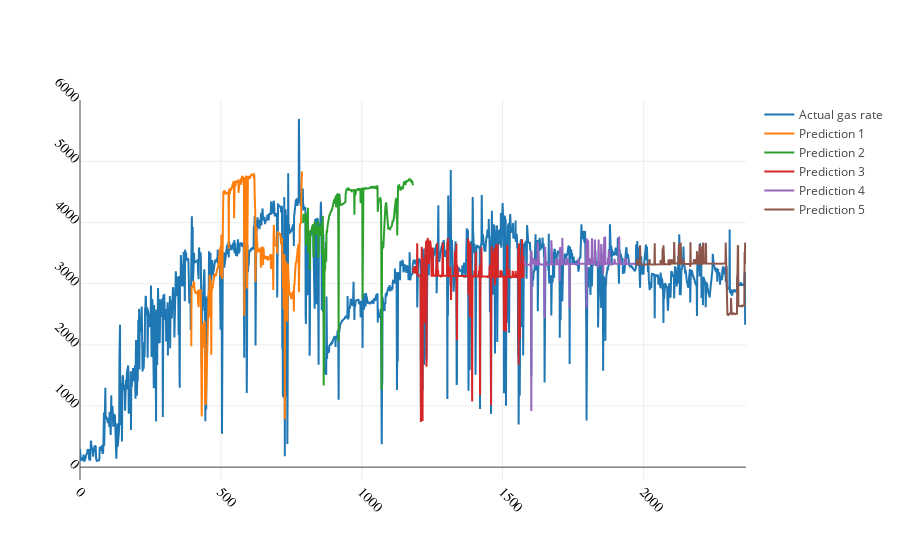

The cell this chart's notebook holds for it:
### Code cell
trace0 = go.Scatter(x = a[0], y = b[0].reshape(-1,), name = "Prediction 1")
trace1 = go.Scatter(x = a[1], y = b[1].reshape(-1,), name = "Prediction 2")
trace2 = go.Scatter(x = a[2], y = b[2].reshape(-1,), name = "Prediction 3")
trace3 = go.Scatter(x = a[3], y = b[3].reshape(-1,), name = "Prediction 4")
trace4 = go.Scatter(x = a[4], y = b[4].reshape(-1,), name = "Prediction 5")
trace5 = go.Scatter(x = np.arange(len(y_train)), y = scaler_y.inverse_transform(y_train).reshape(-1,),
                    name = 'Actual gas rate')

layout = go.Layout(
    xaxis=dict(
        #title='Actual oil rate (m3)',
        titlefont=dict(
            family='Arial, sans-serif',
            size=18,
            #color='lightgrey'
        ),
        showticklabels=True,
        tickangle=45,
        tickfont=dict(
            family='Old Standard TT, serif',
            size=14,
            color='black'
        ),
        exponentformat='e',
        showexponent='all'
    ),
    yaxis=dict(
        #title='Predicted oil rate (m3)',
        titlefont=dict(
            family='Arial, sans-serif',
            size=18,
            #color='lightgrey'
        ),
        showticklabels=True,
        tickangle=45,
        tickfont=dict(
            family='Old Standard TT, serif',
            size=14,
            color='black'
        ),
        exponentformat='e',
        showexponent='all'
    )
)
data =  [trace5,trace0,trace1,trace2,trace3,trace4]
fig = go.Figure(data=data, layout = layout)
py.iplot(fig)

### Figure 1 — Plotly figure (JSON) as saved in the notebook; plotly's stock layout.template omitted (floating-point values rounded to 4 significant figures; data arrays with more than 128 entries replaced by an {"elided": "..."} marker saying what was removed)
{"data": [{"name": "Actual gas rate", "type": "scatter", "uid": "e5499735-696f-4037-991b-fedd6788b3cb", "x": {"elided": "2365 int values"}, "y": {"elided": "2365 float values"}}, {"name": "Prediction 1", "type": "scatter", "uid": "12145842-1f6c-49bb-8c94-206b26a570dc", "x": {"elided": "394 int values"}, "y": {"elided": "394 float values"}}, {"name": "Prediction 2", "type": "scatter", "uid": "6be5bcfe-eb97-4703-9c44-21355c9ea1c1", "x": {"elided": "394 int values"}, "y": {"elided": "394 float values"}}, {"name": "Prediction 3", "type": "scatter", "uid": "af90a79c-b053-49ab-9bea-282d4b34fadb", "x": {"elided": "394 int values"}, "y": {"elided": "394 float values"}}, {"name": "Prediction 4", "type": "scatter", "uid": "8592bd99-ee7a-40bf-a3f7-1ac8841f3634", "x": {"elided": "394 int values"}, "y": {"elided": "394 float values"}}, {"name": "Prediction 5", "type": "scatter", "uid": "073e3d01-b3b3-4cc7-9a9d-019009878c1f", "x": {"elided": "394 int values"}, "y": {"elided": "394 float values"}}], "layout": {"xaxis": {"exponentformat": "e", "showexponent": "all", "showticklabels": true, "tickangle": 45, "tickfont": {"color": "black", "family": "Old Standard TT, serif", "size": 14}, "title": {"font": {"family": "Arial, sans-serif", "size": 18}}}, "yaxis": {"exponentformat": "e", "showexponent": "all", "showticklabels": true, "tickangle": 45, "tickfont": {"color": "black", "family": "Old Standard TT, serif", "size": 14}, "title": {"font": {"family": "Arial, sans-serif", "size": 18}}}}}
